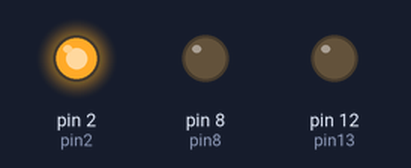
Simulated run of this sketch. Board: Arduino Uno, built with avr-gcc and run on an emulated ATmega328P. Shown: output pins drawn as LEDs (lit = HIGH).

Above: at 0.5 s.
At 1.5 s:
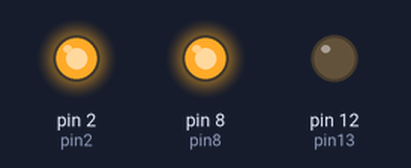
At 3.0 s:
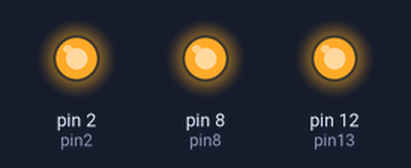
At 4.5 s:
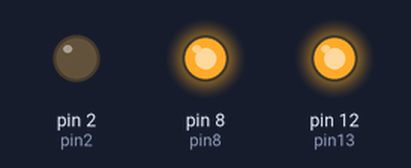
At 5.5 s:
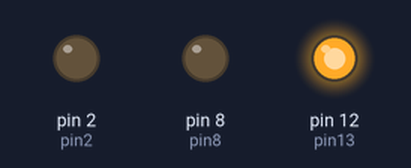
Timing chart, 0 to 7.8 s (numbered marks = the images above):
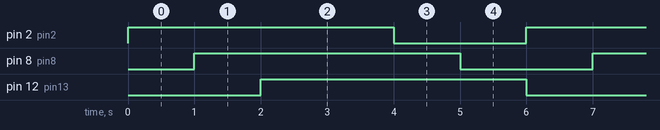

The sketch:

blink_a_trois.ino
```cpp
int pin2;
int pin8;
int pin13;

void setup()
{
  //Definition variable
  pin2=2;
  pin8=8;
  pin13=12;
  //Initialisation
  pinMode(pin2,OUTPUT);
  pinMode(pin8,OUTPUT);
  pinMode(pin13,OUTPUT);
  //Début
  digitalWrite(pin2,LOW);
  digitalWrite(pin8,LOW);
  digitalWrite(pin13,LOW);
}

void loop()
{
  digitalWrite(pin2,HIGH);
  delay(1000);
  digitalWrite(pin8,HIGH);
  delay(1000);
  digitalWrite(pin13,HIGH);
  delay(2000);

  digitalWrite(pin2,LOW);
  delay(1000);
  digitalWrite(pin8,LOW);
  delay(1000);
  digitalWrite(pin13,LOW);
}
```

Measured:
- by itself, pin 2 (pin2), pin 8 (pin8), pin 12 (pin13): alternates HIGH for 4.0 s and LOW for 2.0 s
- by itself, everything shown: repeats every 6.0 s, in 6 steps
